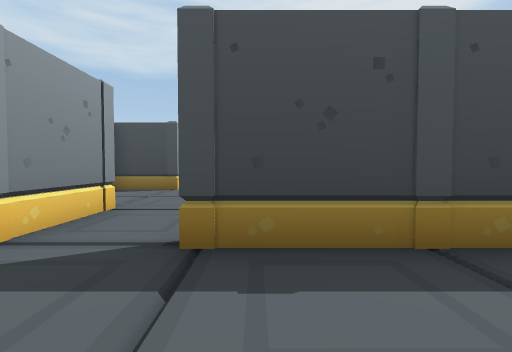
View 1 (above)

24 first-person views from a walk through a Unity game level. The camera is 1.4 m above the floor, tilts 2° down and sees 85° across. The floor is counted in squares, 2 m on a side. Each view is taken from the middle of a square. On the plan, view 1 faces up. The plan holds only what a view shows up to about 9 squares ahead; the rest is blank. The player is left out. Door leaves are left out, so doorways stand open.

View 2
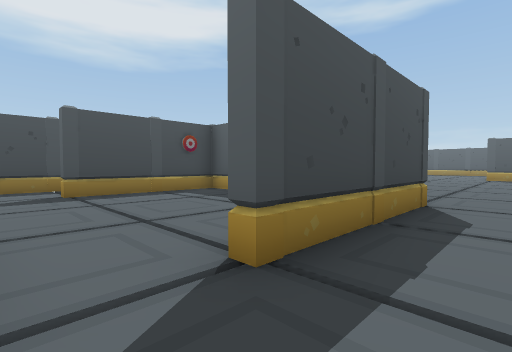

View 3
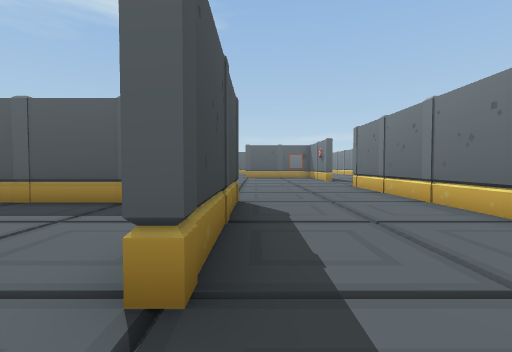

View 4
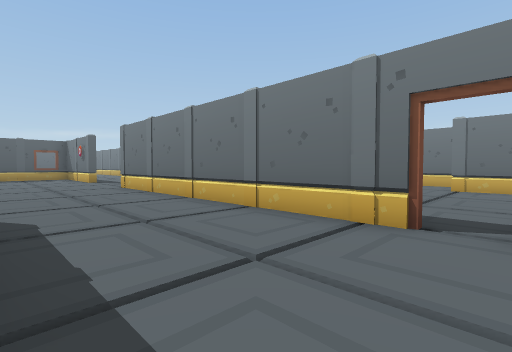

View 5
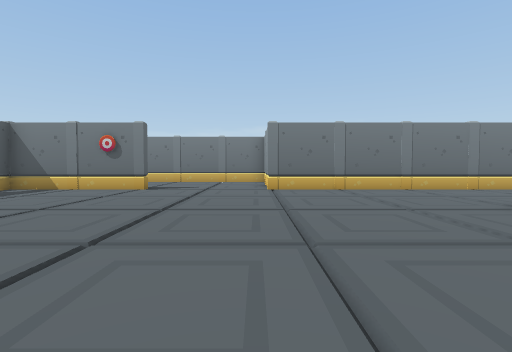

View 6
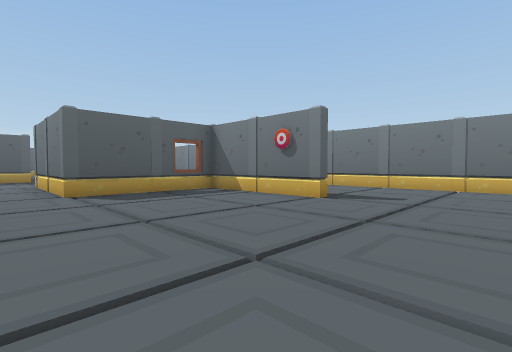

View 7
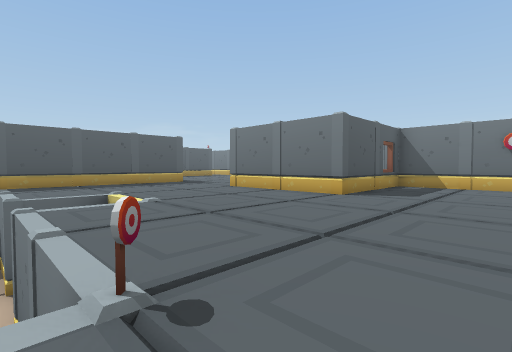

View 8
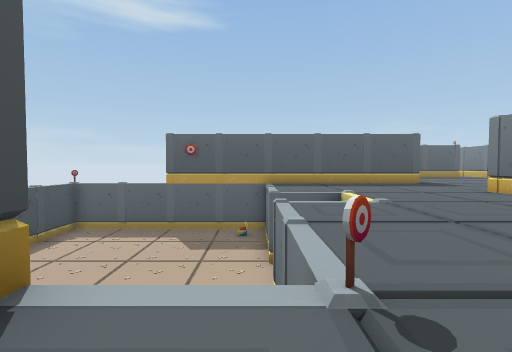

View 9
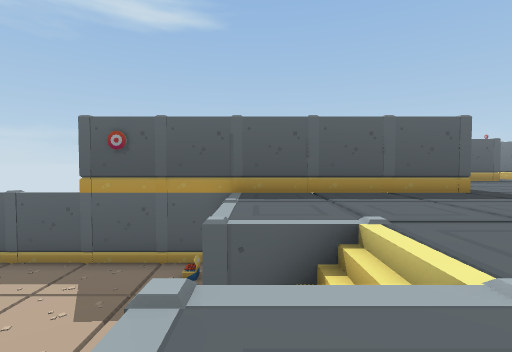

View 10
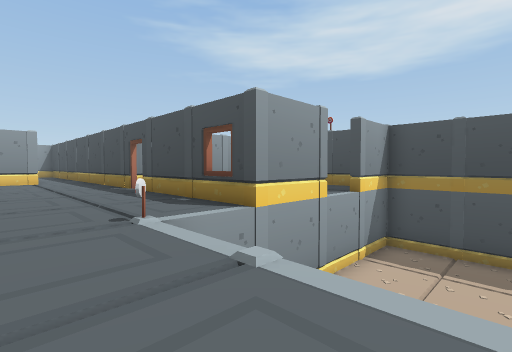

View 11
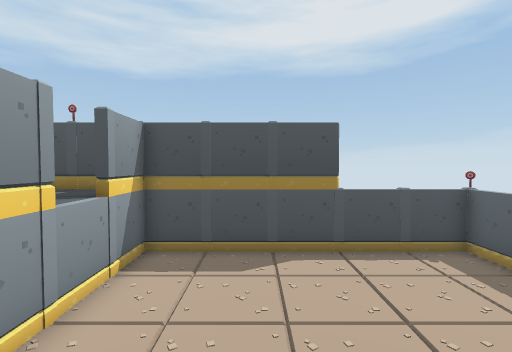

View 12
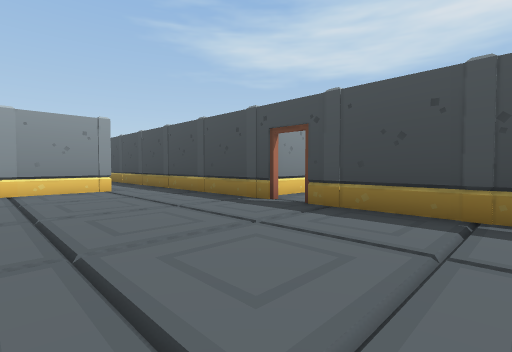

View 13
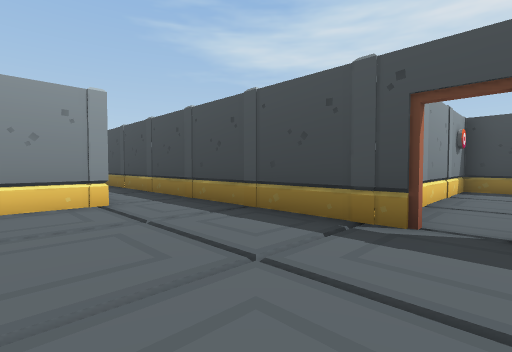

View 14
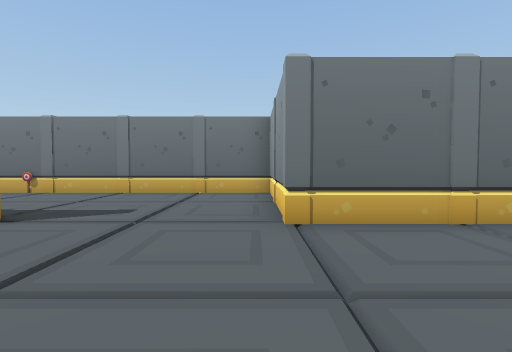

View 15
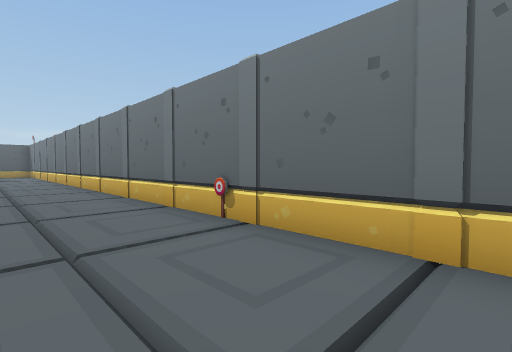

View 16
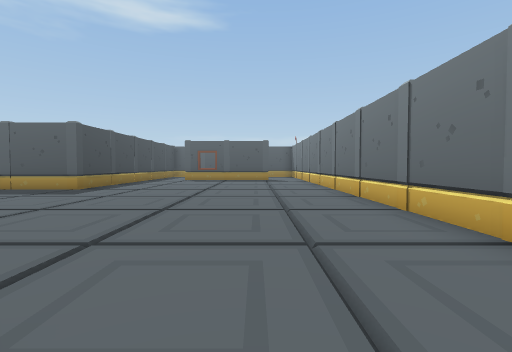

View 17
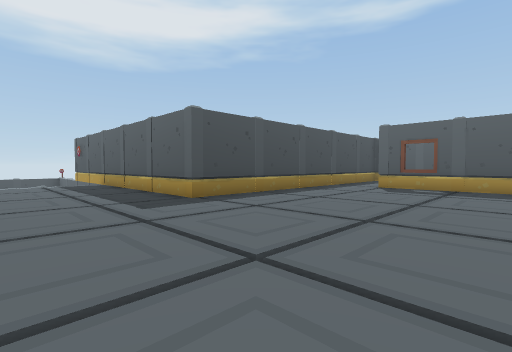

View 18
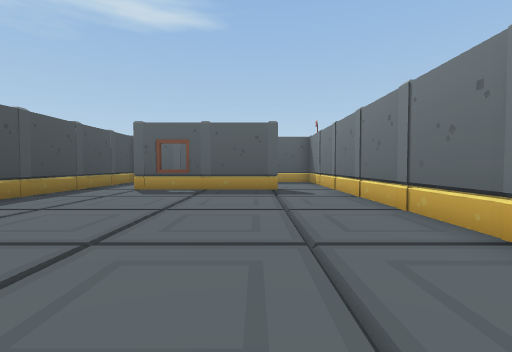

View 19
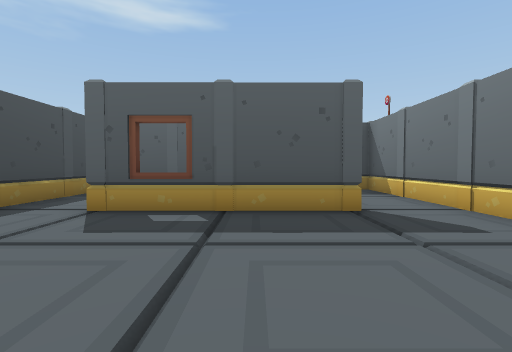

View 20
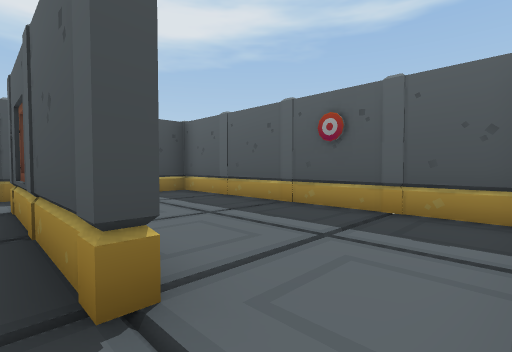

View 21
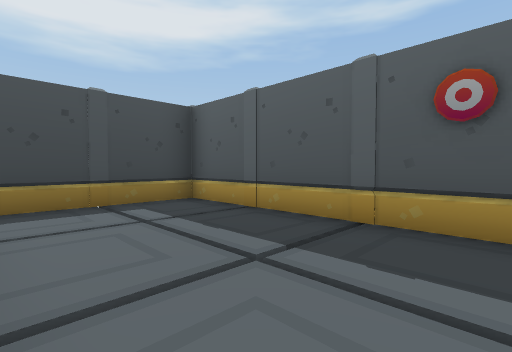

View 22
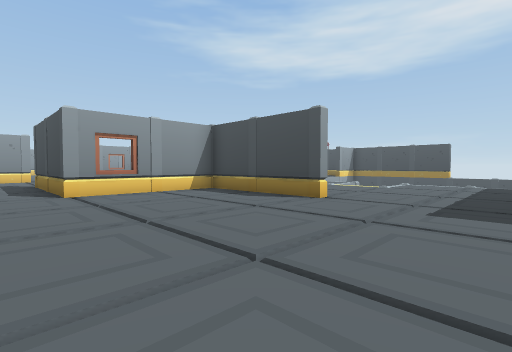

View 23
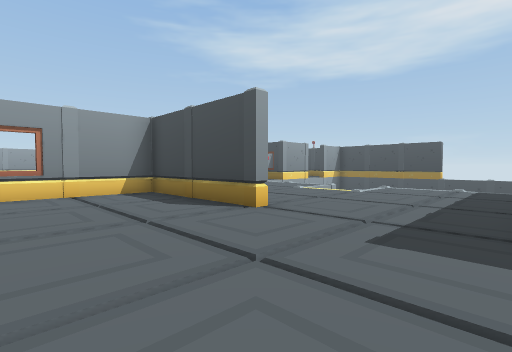

View 24
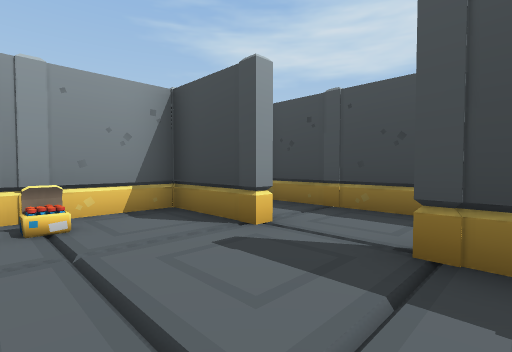

### Floor plan
Key: @ floor where view 1 was taken; # wall or solid block; . main floor; - floor 3.75 m lower than the main floor; / step, stairs or slope; D open door; O other object.
Columns run from 5 left of view 1 to 34 right of it. Each row starts with its distance up from view 1.
 17                  OOOOOOOO
 16              ######--OOO#####
 15              #.  .#O--------OO
 14              #.   O---------#
 13              #.   OO--------OO
 12              #.   #---------OO
 11  ##O#O#O#O#OOOOO#OOO   -----OO
 10  ...........#OO###O-   ----O-O
  9 O..OO  O.O........OO-O-OOO-O-
  8  ##OO####..............//...O#
  7 O.......O..............//...O#
  6 #O......#....................#
  5   .O....O  .................O#
  4   #.....O ...................#
  3   O.O..O ...........O..O.O...##O#O#O#O##
  2    .O####O..........#####O..O..........#
  1    .................O.............OO..O#
  0    ..@..............O.............#....#
 -1    .D..O.O.O.O..O..O#.............O...O#
 -2    DO########...O####O............#....#
 -3     .       O.....................#...O#
 -4     ..      #......O..............OO...#
 -5    ...      O..O.O.O.O.O.O.O.O.O.O.O.O.#
 -6    ...       ###########################
 -7    ##O
 -8     #O

Where each view was taken, in squares from view 1:
view 1: 0 up, 0 right, facing up
view 2: 1 up, 2 left, facing up-right
view 3: 2 up, 2 left, facing right
view 4: 2 up, 2 left, facing down-right
view 5: 7 up, 8 right, facing down
view 6: 4 up, 8 right, facing down-right
view 7: 9 up, 12 right, facing down-right
view 8: 9 up, 12 right, facing right
view 9: 8 up, 16 right, facing right
view 10: 7 up, 17 right, facing up-left
view 11: 8 up, 17 right, facing up
view 12: 6 up, 12 right, facing up-left
view 13: 7 up, 9 right, facing up-left
view 14: 2 up, 8 right, facing down
view 15: 3 down, 11 right, facing down-right
view 16: 3 down, 15 right, facing right
view 17: 3 down, 20 right, facing up-right
view 18: 3 down, 21 right, facing right
view 19: 2 down, 25 right, facing right
view 20: 5 down, 29 right, facing up-right
view 21: 3 down, 30 right, facing up-right
view 22: 3 down, 23 right, facing up-left
view 23: 1 down, 23 right, facing up-left
view 24: 6 up, 0 right, facing up-left
